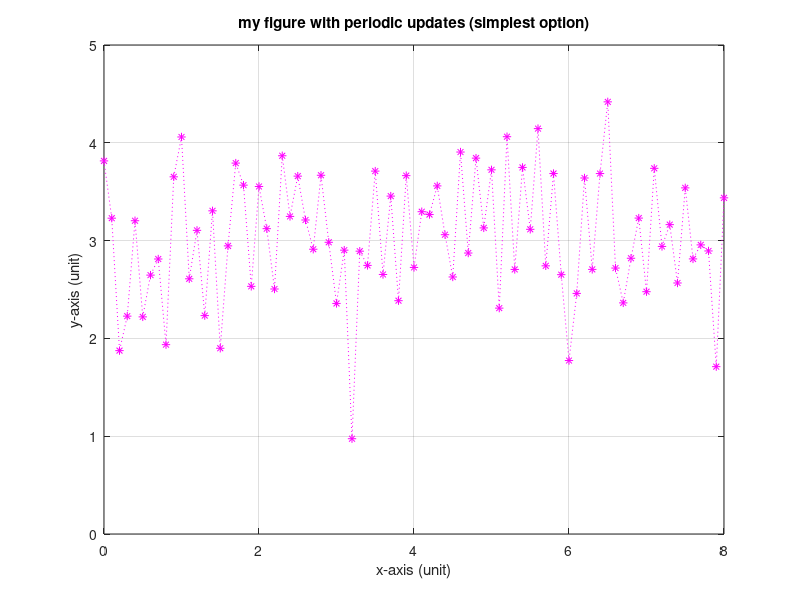

Reproduce this figure in MATLAB.
%% Howto create figures
% 2024-09-02
%
% HTW Dresden, faculty of electrical engineering
% measurement engineering
% Prof. Matthias Henker
% ---------------------------------------------------------------------
% This is a simple sample script within a series of howto-files.
%
% This sample script is dealing with the creation of simple diagrams (in
% Matlab called figures). Matlab is very powerful and can create many
% different graphics. This a a very short introduction only.
%
%   - for further reading use 'help figure' or 'doc figure' as starting
%     point in the Matlab help
%   - or search for 'graphics' in the Matlab help
%
% here is list of some important keywords (Matlab commands)
%   - figure, plot
%
% just start this script (short cut 'F5') and get inspired

%% here we start

CleanMatlab = true; % true or false

% optionally clean Matlab
if CleanMatlab  % set to true/false to enable/disable cleaning
    clear;      % clear all variables from the workspace (see 'help clear')
    close all;  % close all figures
    clc;        % clear command window
end

% -------------------------------------------------------------------------
%% create a figure which will be updated in a loop (simplest option)

% procedure:
%  - initialize all data to plot with zeros (or something else)
%  - plot initial data and set hold off to enable overwriting diagram
%  - run loop with new data in each loop and overwrite previous plot
%    by selected plot command again and again

% define plot range
x  = (0 : 0.1 : 8);

% the actual y-values to plot are not known at the beginning
% we initialize all y-values with zeros
y = zeros(size(x));

% at the beginning we initialize the figure window
fig1 = figure(1);
hold off;              % previous plots will be overwritten (= erased)
plot(x, y, ':m*');     % plot initial curve (all data values are zeros)

% now we run a loop over x-vector
for cnt = 1 : length(x)
    % we create a single value for y (e.g. a measurement value)
    % ==> here a random number from a normal distribution with
    %     a mean value 3 and a standard deviation 0.6
    y(cnt) = 3 + 0.6*randn(1);
    
    % make a short pause (otherwise it is to fast to see the updates)
    pause(0.1); % 0.1s
    
    % update figure (actually previous plot will be overwritten = erased)
    figure(fig1);      % only required when you have more than one figure
    plot(x, y, ':m*'); % overwrite previous plot (because of 'hold off')
    
end

% at the end finalize and beautify figure
title('my figure with periodic updates (simplest option)');
xlabel('x-axis (unit)');
ylabel('y-axis (unit)');
grid on;
axis auto;

% -------------------------------------------------------------------------
%% this is the end

disp('Figure Test Done.');

return % end of file
